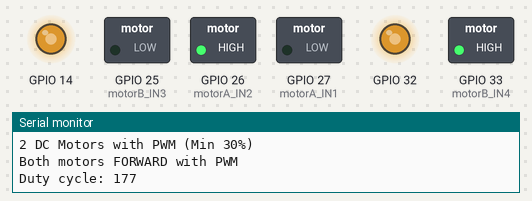
Simulated run of this sketch. Board: ESP32. Shown: switched loads named in the sketch (green lamp = pin HIGH), output pins drawn as LEDs (lit = HIGH), the last lines printed to the serial monitor.

Above: at 0.05 s.
At 2.6 s:
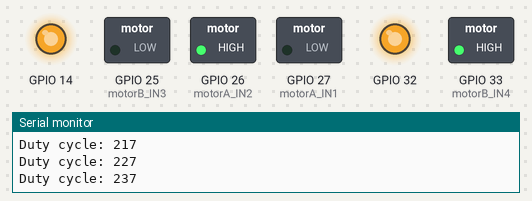
At 5.15 s:
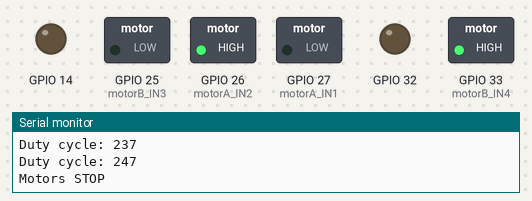
At 8.15 s:
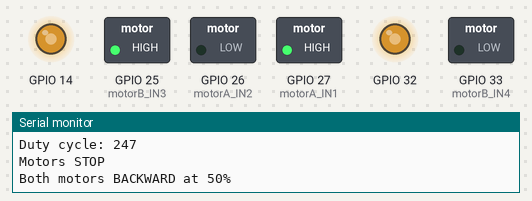
At 11.15 s:
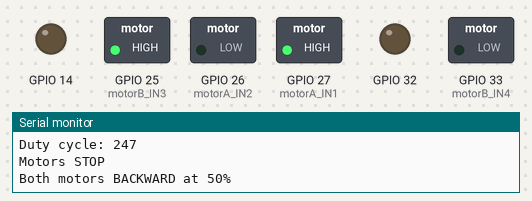
Timing chart, 0 to 14.6 s (numbered marks = the images above):
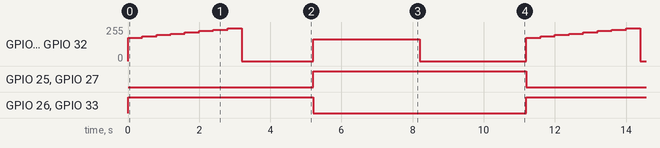

Measured:
- by itself, GPIO 25 (motorB_IN3), GPIO 27 (motorA_IN1): alternates HIGH for 6.0 s and LOW for 5.2 s
- by itself, GPIO 26 (motorA_IN2), GPIO 33 (motorB_IN4): alternates HIGH for 5.2 s and LOW for 6.0 s
- by itself, GPIO 14, GPIO 32: repeats every 11.2 s: 186/255 0.40 s, 196/255 0.40 s, 206/255 0.40 s, 216/255 0.40 s, 226/255 0.40 s, 236/255 0.40 s, 246/255 0.40 s, 0/255 2.0 s, 164/255 3.0 s, 0/255 3.0 s, 176/255 0.40 s

The sketch:

PWM_Speed_Control.ino
```cpp
// Motor A pins
int motorA_IN1 = 27;
int motorA_IN2 = 26;
int motorA_EN  = 14;

// Motor B pins
int motorB_IN3 = 25;
int motorB_IN4 = 33;
int motorB_EN  = 32;

// PWM properties
const int freq = 30000;
const int resolution = 8;   // 0–255
const int pwmChannelA = 0;
const int pwmChannelB = 1;

// Duty cycle limits
const int MIN_DUTY = 177;    // ~30%
const int MAX_DUTY = 255;

void setup() {
  pinMode(motorA_IN1, OUTPUT);
  pinMode(motorA_IN2, OUTPUT);
  pinMode(motorB_IN3, OUTPUT);
  pinMode(motorB_IN4, OUTPUT);

  // Attach PWM channels
  ledcAttachChannel(motorA_EN, freq, resolution, pwmChannelA);
  ledcAttachChannel(motorB_EN, freq, resolution, pwmChannelB);

  Serial.begin(115200);
  Serial.println("2 DC Motors with PWM (Min 30%)");
}

void loop() {

  // Both motors forward
  Serial.println("Both motors FORWARD with PWM");

  digitalWrite(motorA_IN1, LOW);
  digitalWrite(motorA_IN2, HIGH);
  digitalWrite(motorB_IN3, LOW);
  digitalWrite(motorB_IN4, HIGH);

  // Ramp speed from 30% to 100%
  for (int duty = MIN_DUTY; duty <= MAX_DUTY; duty += 10) {
    ledcWrite(motorA_EN, duty);
    ledcWrite(motorB_EN, duty);

    Serial.print("Duty cycle: ");
    Serial.println(duty);
    delay(400);
  }

  // Stop motors
  Serial.println("Motors STOP");
  ledcWrite(motorA_EN, 0);
  ledcWrite(motorB_EN, 0);
  delay(2000);

  // Both motors backward (fixed 50%)
  Serial.println("Both motors BACKWARD at 50%");

  digitalWrite(motorA_IN1, HIGH);
  digitalWrite(motorA_IN2, LOW);
  digitalWrite(motorB_IN3, HIGH);
  digitalWrite(motorB_IN4, LOW);

  int duty50 = 165; // ~50%
  ledcWrite(motorA_EN, duty50);
  ledcWrite(motorB_EN, duty50);

  delay(3000);

  // Stop again
  ledcWrite(motorA_EN, 0);
  ledcWrite(motorB_EN, 0);
  delay(3000);
}
```
